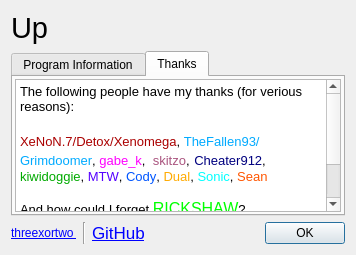
<?xml version="1.0" encoding="UTF-8"?>
<ui version="4.0">
 <class>AboutForm</class>
 <widget class="QDialog" name="AboutForm">
  <property name="windowModality">
   <enum>Qt::ApplicationModal</enum>
  </property>
  <property name="geometry">
   <rect>
    <x>0</x>
    <y>0</y>
    <width>356</width>
    <height>255</height>
   </rect>
  </property>
  <property name="windowTitle">
   <string>About Up</string>
  </property>
  <property name="modal">
   <bool>true</bool>
  </property>
  <layout class="QVBoxLayout" name="verticalLayout">
   <item>
    <widget class="QLabel" name="label">
     <property name="font">
      <font>
       <pointsize>22</pointsize>
      </font>
     </property>
     <property name="text">
      <string>Up</string>
     </property>
    </widget>
   </item>
   <item>
    <widget class="QTabWidget" name="tabWidget">
     <property name="currentIndex">
      <number>1</number>
     </property>
     <widget class="QWidget" name="tab">
      <attribute name="title">
       <string>Program Information</string>
      </attribute>
      <layout class="QVBoxLayout" name="verticalLayout_2">
       <property name="spacing">
        <number>2</number>
       </property>
       <property name="margin">
        <number>2</number>
       </property>
       <item>
        <widget class="QTextEdit" name="textEdit">
         <property name="readOnly">
          <bool>true</bool>
         </property>
         <property name="html">
          <string>&lt;!DOCTYPE HTML PUBLIC &quot;-//W3C//DTD HTML 4.0//EN&quot; &quot;http://www.w3.org/TR/REC-html40/strict.dtd&quot;&gt;
&lt;html&gt;&lt;head&gt;&lt;meta name=&quot;qrichtext&quot; content=&quot;1&quot; /&gt;&lt;style type=&quot;text/css&quot;&gt;
p, li { white-space: pre-wrap; }
&lt;/style&gt;&lt;/head&gt;&lt;body style=&quot; font-family:'Lucida Grande'; font-size:13pt; font-weight:400; font-style:normal;&quot;&gt;
&lt;p style=&quot; margin-top:0px; margin-bottom:0px; margin-left:0px; margin-right:0px; -qt-block-indent:0; text-indent:0px;&quot;&gt;&lt;span style=&quot; font-size:10pt;&quot;&gt;Up was developed by Lander Brandt, written in C++ using &lt;/span&gt;&lt;a href=&quot;http://qt.nokia.com/&quot;&gt;&lt;span style=&quot; text-decoration: underline; color:#0000ff;&quot;&gt;Qt technolgies&lt;/span&gt;&lt;/a&gt;&lt;span style=&quot; font-size:10pt;&quot;&gt;.  This software is licensed under GNU GPL version 3, which can be viewed &lt;/span&gt;&lt;a href=&quot;http://www.gnu.org/copyleft/gpl.html&quot;&gt;&lt;span style=&quot; text-decoration: underline; color:#0000ff;&quot;&gt;here&lt;/span&gt;&lt;/a&gt;&lt;span style=&quot; font-size:10pt;&quot;&gt;.&lt;/span&gt;&lt;/p&gt;
&lt;p style=&quot;-qt-paragraph-type:empty; margin-top:0px; margin-bottom:0px; margin-left:0px; margin-right:0px; -qt-block-indent:0; text-indent:0px; font-size:10pt;&quot;&gt;&lt;/p&gt;
&lt;p style=&quot; margin-top:0px; margin-bottom:0px; margin-left:0px; margin-right:0px; -qt-block-indent:0; text-indent:0px;&quot;&gt;&lt;span style=&quot; font-size:10pt;&quot;&gt;Have any questions?  Please message me on GitHub for now.  GitHub: &lt;/span&gt;&lt;a href=&quot;https://github.com/landr0id&quot;&gt;&lt;span style=&quot; text-decoration: underline; color:#0000ff;&quot;&gt;landr0id&lt;/span&gt;&lt;/a&gt;&lt;/p&gt;&lt;/body&gt;&lt;/html&gt;</string>
         </property>
        </widget>
       </item>
      </layout>
     </widget>
     <widget class="QWidget" name="tab_2">
      <attribute name="title">
       <string>Thanks</string>
      </attribute>
      <layout class="QVBoxLayout" name="verticalLayout_3">
       <property name="margin">
        <number>2</number>
       </property>
       <item>
        <widget class="QTextEdit" name="textEdit_2">
         <property name="html">
          <string>&lt;!DOCTYPE HTML PUBLIC &quot;-//W3C//DTD HTML 4.0//EN&quot; &quot;http://www.w3.org/TR/REC-html40/strict.dtd&quot;&gt;
&lt;html&gt;&lt;head&gt;&lt;meta name=&quot;qrichtext&quot; content=&quot;1&quot; /&gt;&lt;style type=&quot;text/css&quot;&gt;
p, li { white-space: pre-wrap; }
&lt;/style&gt;&lt;/head&gt;&lt;body style=&quot; font-family:'Lucida Grande'; font-size:13pt; font-weight:400; font-style:normal;&quot;&gt;
&lt;p style=&quot; margin-top:0px; margin-bottom:0px; margin-left:0px; margin-right:0px; -qt-block-indent:0; text-indent:0px;&quot;&gt;&lt;span style=&quot; font-family:'MS Shell Dlg 2'; font-size:10pt;&quot;&gt;The following people have my thanks (for verious reasons):&lt;br /&gt;&lt;/span&gt;&lt;/p&gt;
&lt;p style=&quot; margin-top:0px; margin-bottom:0px; margin-left:0px; margin-right:0px; -qt-block-indent:0; text-indent:0px;&quot;&gt;&lt;span style=&quot; font-family:'MS Shell Dlg 2'; font-size:10pt; color:#aa0000;&quot;&gt;XeNoN.7/Detox/Xenomega&lt;/span&gt;&lt;span style=&quot; font-family:'MS Shell Dlg 2'; font-size:10pt; color:#000000;&quot;&gt;, &lt;/span&gt;&lt;span style=&quot; font-family:'MS Shell Dlg 2'; font-size:10pt; color:#00aaff;&quot;&gt;TheFallen93/Grimdoomer&lt;/span&gt;&lt;span style=&quot; font-family:'MS Shell Dlg 2'; font-size:10pt; color:#000000;&quot;&gt;, &lt;/span&gt;&lt;span style=&quot; font-family:'MS Shell Dlg 2'; font-size:10pt; color:#ff00ff;&quot;&gt;gabe_k&lt;/span&gt;&lt;span style=&quot; font-family:'MS Shell Dlg 2'; font-size:10pt; color:#000000;&quot;&gt;,  &lt;/span&gt;&lt;span style=&quot; font-family:'MS Shell Dlg 2'; font-size:10pt; color:#aa557f;&quot;&gt;skitzo&lt;/span&gt;&lt;span style=&quot; font-family:'MS Shell Dlg 2'; font-size:10pt; color:#000000;&quot;&gt;,&lt;/span&gt; &lt;span style=&quot; font-family:'MS Shell Dlg 2'; font-size:10pt; color:#00007f;&quot;&gt;Cheater912&lt;/span&gt;&lt;span style=&quot; font-family:'MS Shell Dlg 2'; font-size:10pt; color:#000000;&quot;&gt;, &lt;/span&gt;&lt;span style=&quot; font-family:'MS Shell Dlg 2'; font-size:10pt; color:#00aa00;&quot;&gt;kiwidoggie&lt;/span&gt;&lt;span style=&quot; font-family:'MS Shell Dlg 2'; font-size:10pt; color:#000000;&quot;&gt;, &lt;/span&gt;&lt;span style=&quot; font-family:'MS Shell Dlg 2'; font-size:10pt; color:#5500ff;&quot;&gt;MTW&lt;/span&gt;&lt;span style=&quot; font-family:'MS Shell Dlg 2'; font-size:10pt; color:#000000;&quot;&gt;, &lt;/span&gt;&lt;span style=&quot; font-family:'MS Shell Dlg 2'; font-size:10pt; color:#0055ff;&quot;&gt;Cody&lt;/span&gt;&lt;span style=&quot; font-family:'MS Shell Dlg 2'; font-size:10pt; color:#000000;&quot;&gt;, &lt;/span&gt;&lt;span style=&quot; font-family:'MS Shell Dlg 2'; font-size:10pt; color:#ffaa00;&quot;&gt;Dual&lt;/span&gt;&lt;span style=&quot; font-family:'MS Shell Dlg 2'; font-size:10pt; color:#000000;&quot;&gt;, &lt;/span&gt;&lt;span style=&quot; font-family:'MS Shell Dlg 2'; font-size:10pt; color:#00ffff;&quot;&gt;Sonic&lt;/span&gt;&lt;span style=&quot; font-family:'MS Shell Dlg 2'; font-size:10pt; color:#000000;&quot;&gt;, &lt;/span&gt;&lt;span style=&quot; font-family:'MS Shell Dlg 2'; font-size:10pt; color:#ff5500;&quot;&gt;Sean&lt;/span&gt;&lt;/p&gt;
&lt;p style=&quot;-qt-paragraph-type:empty; margin-top:0px; margin-bottom:0px; margin-left:0px; margin-right:0px; -qt-block-indent:0; text-indent:0px; font-size:10pt;&quot;&gt;&lt;/p&gt;
&lt;p style=&quot; margin-top:0px; margin-bottom:0px; margin-left:0px; margin-right:0px; -qt-block-indent:0; text-indent:0px;&quot;&gt;&lt;span style=&quot; font-family:'MS Shell Dlg 2'; font-size:10pt; color:#000000;&quot;&gt;And how could I forget &lt;/span&gt;&lt;span style=&quot; font-family:'MS Shell Dlg 2'; font-size:12pt; color:#00ff00;&quot;&gt;RICKSHAW&lt;/span&gt;&lt;span style=&quot; font-family:'MS Shell Dlg 2'; font-size:10pt; color:#000000;&quot;&gt;?&lt;br /&gt;&lt;/span&gt;&lt;/p&gt;
&lt;p style=&quot; margin-top:0px; margin-bottom:0px; margin-left:0px; margin-right:0px; -qt-block-indent:0; text-indent:0px;&quot;&gt;&lt;span style=&quot; font-family:'MS Shell Dlg 2'; font-size:10pt; color:#000000;&quot;&gt;Special thanks to &lt;/span&gt;&lt;a href=&quot;http://free60.org&quot;&gt;&lt;span style=&quot; font-family:'MS Shell Dlg 2'; font-size:10pt; text-decoration: underline; color:#0000ff;&quot;&gt;Free60.org&lt;/span&gt;&lt;/a&gt;&lt;span style=&quot; font-family:'MS Shell Dlg 2'; font-size:10pt;&quot;&gt; for promoting open research!&lt;/span&gt;&lt;/p&gt;&lt;/body&gt;&lt;/html&gt;</string>
         </property>
        </widget>
       </item>
      </layout>
     </widget>
    </widget>
   </item>
   <item>
    <layout class="QHBoxLayout" name="horizontalLayout">
     <item>
      <widget class="QLabel" name="label_2">
       <property name="text">
        <string>&lt;a href=&quot;http://threexortwo.com&quot;&gt;threexortwo
&lt;/a&gt;</string>
       </property>
       <property name="openExternalLinks">
        <bool>true</bool>
       </property>
      </widget>
     </item>
     <item>
      <widget class="Line" name="line">
       <property name="orientation">
        <enum>Qt::Vertical</enum>
       </property>
      </widget>
     </item>
     <item>
      <widget class="QLabel" name="label_3">
       <property name="text">
        <string>&lt;!DOCTYPE HTML PUBLIC &quot;-//W3C//DTD HTML 4.0//EN&quot; &quot;http://www.w3.org/TR/REC-html40/strict.dtd&quot;&gt;
&lt;html&gt;&lt;head&gt;&lt;meta name=&quot;qrichtext&quot; content=&quot;1&quot; /&gt;&lt;style type=&quot;text/css&quot;&gt;
p, li { white-space: pre-wrap; }
&lt;/style&gt;&lt;/head&gt;&lt;body style=&quot; font-family:'Lucida Grande'; font-size:13pt; font-weight:400; font-style:normal;&quot;&gt;
&lt;p style=&quot; margin-top:0px; margin-bottom:0px; margin-left:0px; margin-right:0px; -qt-block-indent:0; text-indent:0px;&quot;&gt;&lt;a href=&quot;https://github.com/landr0id/Up&quot;&gt;&lt;span style=&quot; text-decoration: underline; color:#0000ff;&quot;&gt;GitHub&lt;/span&gt;&lt;/a&gt;&lt;/p&gt;&lt;/body&gt;&lt;/html&gt;</string>
       </property>
      </widget>
     </item>
     <item>
      <spacer name="horizontalSpacer">
       <property name="orientation">
        <enum>Qt::Horizontal</enum>
       </property>
       <property name="sizeHint" stdset="0">
        <size>
         <width>40</width>
         <height>20</height>
        </size>
       </property>
      </spacer>
     </item>
     <item>
      <widget class="QPushButton" name="okButton">
       <property name="text">
        <string>OK</string>
       </property>
      </widget>
     </item>
    </layout>
   </item>
  </layout>
 </widget>
 <resources/>
 <connections>
  <connection>
   <sender>okButton</sender>
   <signal>clicked()</signal>
   <receiver>AboutForm</receiver>
   <slot>accept()</slot>
   <hints>
    <hint type="sourcelabel">
     <x>351</x>
     <y>38</y>
    </hint>
    <hint type="destinationlabel">
     <x>233</x>
     <y>29</y>
    </hint>
   </hints>
  </connection>
 </connections>
</ui>
